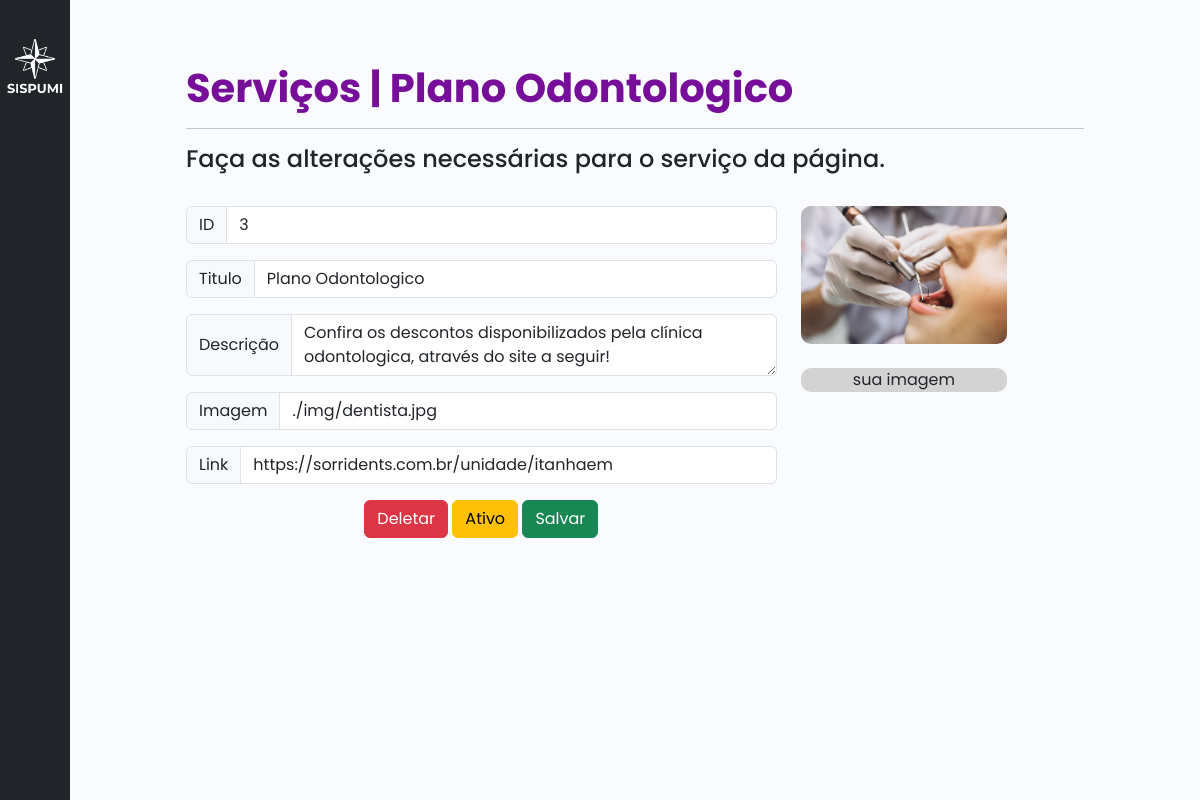
The page /painel-servicos.php?id_servico=3 on the database its author committed.
### tables this page shows
CREATE TABLE IF NOT EXISTS `servico` (
  `id_servico` int(11) NOT NULL AUTO_INCREMENT,
  `nm_servico` varchar(45) NOT NULL,
  `desc_servico` varchar(255) NOT NULL,
  `imagem_servico` text,
  `link_servico` text,
  `status_servico` int(11) NOT NULL,
  `adm_id_adm` int(11) DEFAULT NULL,
  PRIMARY KEY (`id_servico`),
  KEY `adm_id_adm` (`adm_id_adm`)
);

### painel-servicos.php (the view, shortened to what this page needs)
<?php
    include('conexao.php');
    if (isset($_GET['id_servico'])) {
        $id_servico = $_GET['id_servico'];
        if($id_servico != 0){
            $sql1 = 'SELECT * FROM servico WHERE id_servico ='.$id_servico;
            $executa = $con->query($sql1);
            $servico = $executa->fetch_array();
            $id  = $servico['id_servico'];
            $titulo = $servico['nm_servico'];
            $descricao = $servico['desc_servico'];
            $link = $servico['link_servico'];
            $imagem = $servico['imagem_servico'];
        }else{
            $id  = "";
            $titulo = "Novo Serviço";
            $descricao = "";
            $link = "";
            $imagem = "./img/logo-escura.png";
        }
    }else{
        header("Location: ./painel2.php");
    }
?>
<!DOCTYPE html>
<html>
<head>
	<link rel="stylesheet" type="text/css" href="./css/bootstrap.min.css">
    <link rel="stylesheet" href="./css/style.css">
    <link href="https://cdn.lineicons.com/4.0/lineicons.css" rel="stylesheet" />
    <link href="https://cdn.jsdelivr.net/npm/bootstrap@5.3.0-alpha3/dist/css/bootstrap.min.css" rel="stylesheet">
</head>
<body>
	<div class="wrapper">
        <aside id="sidebar" class="bg-dark">
            <div class="d-flex">
                <button class="toggle-btn" type="button">
                </button>
            </div>
            <div class="d-flex">
            	<img src="./img/logo1.png" class="img-fluid" alt="..." style="padding: 10%;">
            </div>
            <ul class="sidebar-nav">
                <li class="sidebar-item">
                    <a href="./painel1.php" class="sidebar-link">
                    </a>
                </li>
                <li class="sidebar-item">
                    <a href="./painel2.php" class="sidebar-link">
                    </a>
                </li>
                <li class="sidebar-item">
                    <a href="./painel3.php" class="sidebar-link">
                    </a>
                </li>
            </ul>
            <div class="sidebar-footer">
                <a href="./login.php" class="sidebar-link">
                </a>
            </div>
        </aside>
        <div class="col-sm-1" style="background-color: #fafbfe;"></div>
        <div class="main p-3">
            <br>
            <br>
            <h1 style="color: #760E9A;"><strong>Serviços | <?php echo $titulo ?> </strong></h1>
            <hr>
            <h4>Faça as alterações necessárias para o serviço da página.</h4>
            <br>
            <div class="text-center">
                <div class="row">
                    <div class="col-sm-8">
                        <form method="post">
                        <div class="input-group mb-3">
                            <span class="input-group-text">ID</span>
                            <input name="id" type="text" class="form-control" placeholder="01" aria-label="Username" readonly value="<?php echo $id; ?>">
                        </div>
                        <div class="input-group mb-3">
                            <span class="input-group-text" id="basic-addon1">Titulo</span>
                            <input name="titulo" type="text" class="form-control" placeholder="Seu título aqui" aria-label="Username" aria-describedby="basic-addon1" value="<?php echo $titulo; ?> " maxlength="40">
                        </div>
                        <div class="input-group mb-3">
                            <span class="input-group-text">Descrição</span>
                            <textarea name="subtitulo" class="form-control" aria-label="With textarea" maxlength="200"><?php echo $descricao; ?></textarea>
                        </div>
                        <div class="mb-3">
                            <div class="input-group">
                                <span class="input-group-text" id="basic-addon3">Imagem</span>
                                <input name="imagem" type="text" class="form-control" id="basic-url" placeholder="Link da sua Imagem" aria-describedby="basic-addon3 basic-addon4" value="<?php echo $imagem; ?>">
                            </div>
                        </div>
                        <div class="mb-3">
                            <div class="input-group">
                                <span class="input-group-text" id="basic-addon3">Link</span>
                                <input name="link" type="text" class="form-control" id="basic-url" placeholder="www.seuLink.com" aria-describedby="basic-addon3 basic-addon4" value="<?php echo $link; ?>">
                            </div>
                        </div>
                        <div class="mb-3">
                            <button type="submit" class="btn btn-danger" name="btn" value="deletar">Deletar</button>
                            <button type="button" class="btn btn-warning" name="btn" onclick="botao()" id="alternador">Ativo</button>
                            <button type="submit" class="btn btn-success" name="btn" value="salvar">Salvar</button>
                        </div>
                        </form>
                    </div>
                    <div class="col-sm-3">
                        <img src="<?php echo $imagem; ?>" class="img-fluid" style="border-radius: 10px;">
                        <br>
                        <br>
                        <div style="border-radius: 10px; text-align: center; background-color: lightblue; background-color: lightgray;"> sua imagem</div>
                    </div>
                </div>
            </div>
        </div>
        <div class="col-sm-1" style="background-color: #fafbfe;"></div>
</body>
</html>

### css/style.css (style rules this page uses)
a { text-decoration: none; color: default; }
li { list-style: none; }
h1 { font-weight: 600; font-size: 1.5rem; }
body { font-family: 'Poppins'; }
.wrapper { display: flex; }
.main { min-height: 100vh; width: 100%; overflow: hidden; transition: all 0.35s ease-in-out; background-color: #fafbfe; }
#sidebar { width: 70px; min-width: 70px; z-index: 1000; transition: all .25s ease-in-out; display: flex; flex-direction: column; }
.toggle-btn { background-color: transparent; cursor: pointer; border: 0; padding: 1rem 1.5rem; }
.sidebar-nav { padding: 2rem 0; flex: 1 1 auto; }
a.sidebar-link { padding: .625rem 1.625rem; color: #FFF; display: block; font-size: 1.4rem; white-space: nowrap; border-left: 3px solid transparent; }
.sidebar-item { position: relative; }

### painel-servicos.php (style rules this page uses)
body { font-family: poppins; }

### rows shown on the page
servico: nm_servico "Plano Odontologico", id "3", titulo "Plano Odontologico", subtitulo "Confira os descontos disponibilizados pela clínica odontologica, através do site a seguir!", imagem "./img/dentista.jpg", link "https://sorridents.com.br/unidade/itanhaem", imagem_servico (picture)
